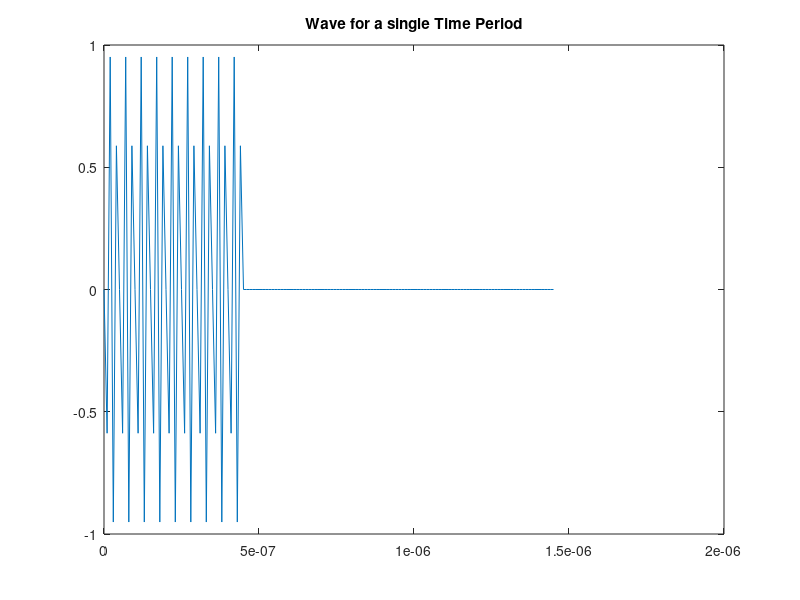
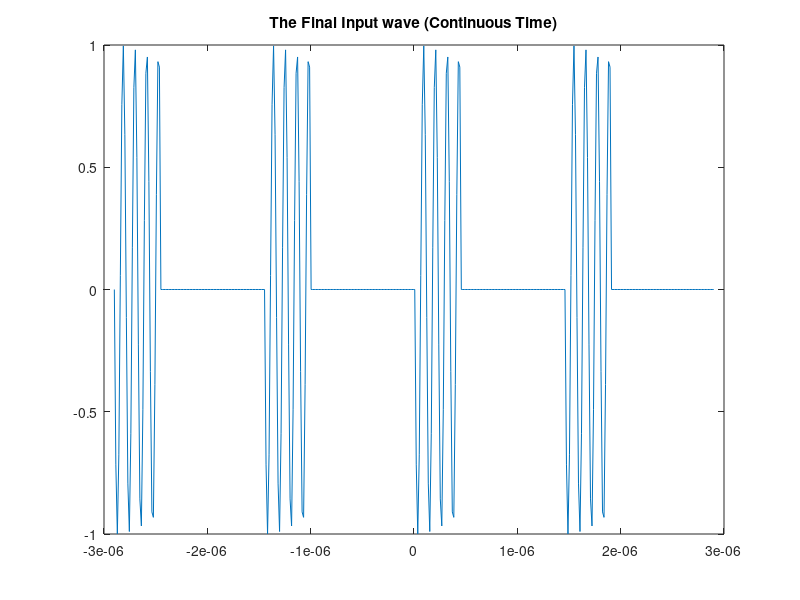
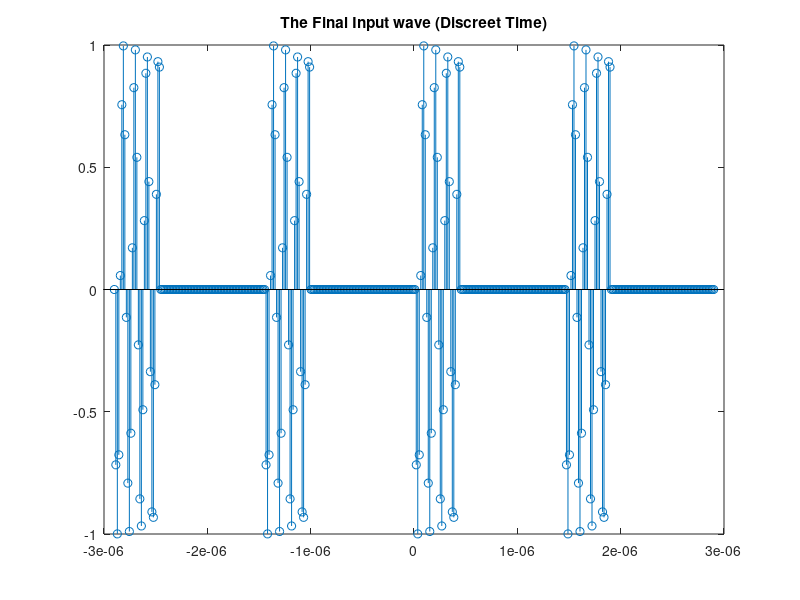
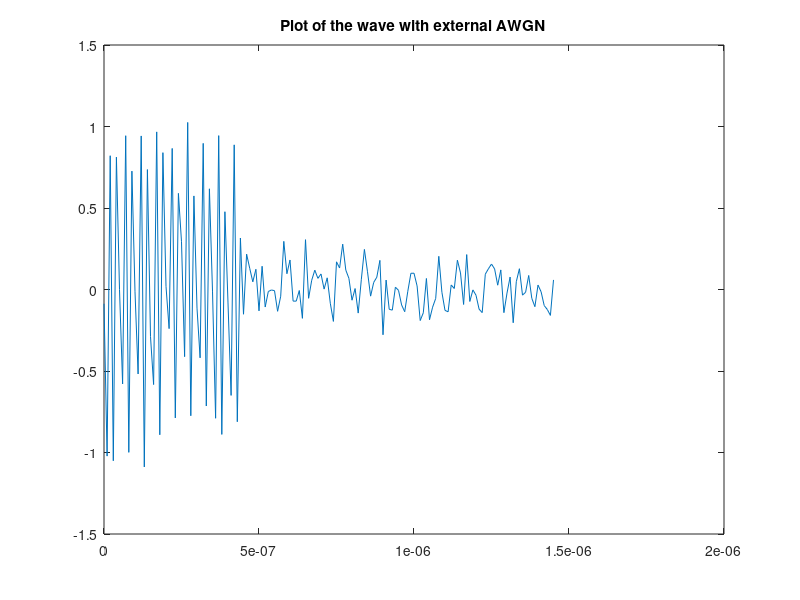

MATLAB code to generate these figures, in order: (Note: this script raises an error after producing the figures.)
clear all;
close all;
clc;

%f=55.*(10^(6)) + (5.*(10^(6))+5.*(10^(6)))*rand(1,1)
%use for random input oof 55 to 65 MHz

% Add extra code for Bandpass filter, Low pass etc.
%Add AWGN and analyse results
f=( 60.*(10^(6)) );
%For the normal input wave of frequency 60MHz
%f=( 60.*(10^(6)) )./ ( 100.*(10^(6)) ) ;                     
% Sampled wave at 100 MHz
t1=0:(10^(-8)):0.05;

y=@(t)sin(2*pi*f*t);            
% Making the wave a sine function

d1=0.45*(10^(-6));              
% Time duration for which the wave has non zero amplitude
t=1.45*(10^(-6));               
% Time period (Total time for which a single wave exists) for the whole wave  
fs = 10^8;
x2=0:1/fs:t;

f=@(x)[y(x).*(0<=x & x<d1)+0.*(d1<=x & x<t)];       
% Division of the wave as per the desired time intervals
pfx2=f(x2);
plot(x2,pfx2);
title('Wave for a single Time Period');
figure;

intvl2=[-2*t 2*t];
z2=linspace(0,t-0.00000001);
fx2 = repmat(f(z2),1,diff(intvl2)/t);               
% Repeats the copies of the arrays for the single wave (generated) to be repeated and appear as a complete wave with multiple clock cycles

x3 = linspace(intvl2(1),intvl2(2),length(fx2));
plot(x3,fx2);
title('The Final Input wave (Continuous Time)');
figure;

stem(x3,fx2);
title('The Final Input wave (Discreet Time)');
% The final input wave or the sampled wave
figure;

%Gaussian White Noise is added to the input signal
N0 = awgn(pfx2,10,'measured');
plot(x2,N0);
title(' Plot of the wave with external AWGN ');
figure;



F = fft(fx2);
stem(1./x3,F);
title('Fourier Transform of the Sampled Signal');
figure;

stem(1./x3,abs(F));
title('Magnitude spectrum of Fourier Transform');
figure;

fc = 40.*(10^(6));

I0 = F .* cos((2.*(pi).*fc).*x3); 
plot(1./x3,I0);
title('Wave obtained on multiplying the fft with cos(fc*t), in the frequency domain');
figure;

Q0 = F .* sin((2.*(pi).*fc).*x3);
plot(1./x3,Q0);
title('Wave obtained on multiplying the fft with sin(fc*t), in the frequency domain');

%In the following steps we are designing an FIR Filter, through which we
%are going to pass the waves we obtain on getting the sine and cosine
%products of the Fourier Transformed Sampled Sine wave

d = fdesign.lowpass('Fp,Fst,Ap,Ast',0.1,0.15,1,60);
% We are setting the Passband Frequency at 10 MHz and the Stopband
% frequency at 15 MHz and thus, the input arguments of 0.1 and 0.15 in
% lowpass object
designmethods(d);
f = design(d, 'ellip');  
%fvtool(f)   ;                   
Q = filter(f,Q0);
I = filter(f,I0);
stem(1./x3,I);
title('Plot of the fft* with sin wave obtained after filtering, in the frequency domain');
figure;

K = ((I).^2 + (Q).^2);
K1 = log(K);
stem(x3,K); 
title('Plot of the sum of sqaures of the waves obtained after filtering (I^2 + Q^2');
figure;
plot(x3,K1);
title('Plot of log of the sum of sqaures of the waves obtained after filtering log(I^2 + Q^2');

%% for the awgn noise:
clear all;
close all;
clc;

fn=(60.*(10^(6)));
fn1= 10.*(10^(6)):(10^(6)):120.*(10^(6))
n1 = length(fn1);
%t = 0:0.0000000001:0.000001
x1 = 0:0.00000001:1./fn;
y = @(x)sin(2*pi*fn*x);
y1=y(x1);
plot(x1,y1);
%figure;

y1fft = abs(fft(y1));
%xf=-1*2*pi*fn:100000:2*pi*fn;
%plot (xf,y1fft);
%figure;

%plot(1./t,xdft);

d1=0.45*(10^(-6));              
% Time duration for which the wave has non zero amplitude
d2=1.45*(10^(-6)); 
f=@(x)[y(x).*(0<=x & x<d1)+0.*(d1<=x & x<d2)];
x2=0:0.00000001:d2;
pfx2=f(x2);
t=d2;


intvl2=[-2*t 2*t];
z=linspace(0,t-0.0000001);
fx2 = repmat(f(z),1,diff(intvl2)/t); 
x3 = linspace(intvl2(1),intvl2(2),length(fx2));


plot(x2,pfx2);

figure;
plot(x3,fx2);
figure;

stem(x3,fx2);

%Gaussian White Noise is added to the input signal
N0 = awgn(pfx2,10,'measured');
plot(x2,N0);
title(' Plot of the wave with external AWGN ');
figure;

F = fft(N0);
stem(1./x2,N0);
title('Fourier Transform of the Sampled Signal');
figure;

stem(x2,abs(N0));
title('Magnitude spectrum of Fourier Transform');
figure;

fc = 40.*(10^(6));

I0 = F .* cos((2.*(pi).*fc).*x2); 
plot(1./x2,I0);
title('Wave obtained on multiplying the fft with cos(fc*t), in the frequency domain');
figure;

Q0 = F .* sin((2.*(pi).*fc).*x2);
plot(1./x2,Q0);
title('Wave obtained on multiplying the fft with sin(fc*t), in the frequency domain');

%In the following steps we are designing an FIR Filter, through which we
%are going to pass the waves we obtain on getting the sine and cosine
%products of the Fourier Transformed Sampled Sine wave

d = fdesign.lowpass('Fp,Fst,Ap,Ast',0.1,0.15,1,60);
% We are setting the Passband Frequency at 10 MHz and the Stopband
% frequency at 15 MHz and thus, the input arguments of 0.1 and 0.15 in
% lowpass object
designmethods(d);
f = design(d, 'ellip');  
%fvtool(f)   ;                   
Q = filter(f,Q0);
I = filter(f,I0);
stem(1./x2,I);
title('Plot of the fft* with sin wave obtained after filtering, in the frequency domain');
figure;

K = ((I).^2 + (Q).^2);
K1 = log(K);
stem(x2,K); 
title('Plot of the sum of sqaures of the waves obtained after filtering (I^2 + Q^2');
figure;
plot(x2,K1);
title('Plot of log of the sum of sqaures of the waves obtained after filtering log(I^2 + Q^2');


%%

f=55.*(10^(6)) + (5.*(10^(6))+5.*(10^(6)))*rand(1,1)
%use for random input oof 55 to 65 MHz



%f=( 60.*(10^(6)) );
%For the normal input wave of frequency 60MHz
%f=( 60.*(10^(6)) )./ ( 100.*(10^(6)) ) ;                     
% Sampled wave at 100 MHz
t1=0:(10^(-8)):0.05;

y=@(t)sin(2*pi*f*t);            
% Making the wave a sine function

d1=0.45*(10^(-6));              
% Time duration for which the wave has non zero amplitude
t=1.45*(10^(-6));               
% Time period (Total time for which a single wave exists) for the whole wave  
fs = 10^8;
x2=0:1/fs:t;

f=@(x)[y(x).*(0<=x & x<d1)+0.*(d1<=x & x<t)];       
% Division of the wave as per the desired time intervals
pfx2=f(x2);
plot(x2,pfx2);
title('Wave for a single Time Period');
figure;

intvl2=[-2*t 2*t];
z2=linspace(0,t-0.00000001);
fx2 = repmat(f(z2),1,diff(intvl2)/t);               
% Repeats the copies of the arrays for the single wave (generated) to be repeated and appear as a complete wave with multiple clock cycles

x3 = linspace(intvl2(1),intvl2(2),length(fx2));
plot(x3,fx2);
title('The Final Input wave (Continuous Time)');
figure;

stem(x3,fx2);
title('The Final Input wave (Discreet Time)');
% The final input wave or the sampled wave
figure;

%Gaussian White Noise is added to the input signal
N0 = awgn(pfx2,10,'measured');
plot(x2,N0);
title(' Plot of the wave with external AWGN ');
figure;



F = fft(fx2);
stem(1./x3,F);
title('Fourier Transform of the Sampled Signal');
figure;

stem(x3,abs(F));
title('Magnitude spectrum of Fourier Transform');
figure;

fc = 40.*(10^(6));

I0 = F .* cos((2.*(pi).*fc).*x3); 
plot(1./x3,I0);
title('Wave obtained on multiplying the fft with cos(fc*t), in the frequency domain');
figure;

Q0 = F .* sin((2.*(pi).*fc).*x3);
plot(1./x3,Q0);
title('Wave obtained on multiplying the fft with sin(fc*t), in the frequency domain');

%In the following steps we are designing an FIR Filter, through which we
%are going to pass the waves we obtain on getting the sine and cosine
%products of the Fourier Transformed Sampled Sine wave
0
d = fdesign.lowpass('Fp,Fst,Ap,Ast',0.1,0.15,1,60);
% We are setting the Passband Frequency at 10 MHz and the Stopband
% frequency at 15 MHz and thus, the input arguments of 0.1 and 0.15 in
% lowpass object
designmethods(d);
f = design(d, 'ellip');  
%fvtool(f)   ;                   
Q = filter(f,Q0);
I = filter(f,I0);
stem(1./x3,I);
title('Plot of the fft* with sin wave obtained after filtering, in the frequency domain');
figure;

K = ((I).^2 + (Q).^2);
K1 = log(K);
stem(x3,K); 
title('Plot of the sum of sqaures of the waves obtained after filtering (I^2 + Q^2');
figure;
plot(x3,K1);
title('Plot of log of the sum of sqaures of the waves obtained after filtering log(I^2 + Q^2');

